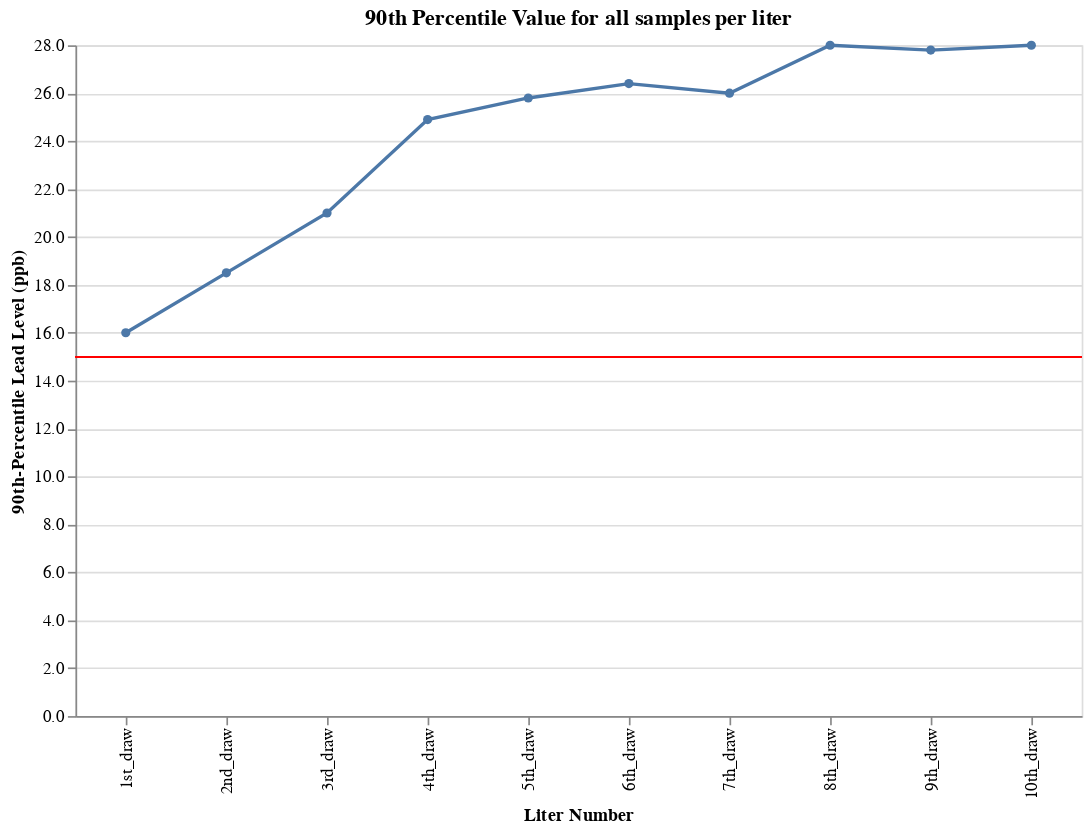

Notebook code for this chart:
### Markdown cell above
The 90th-percentile value is what the federal government uses to determine whether a utility is in compliance with the LCR. The 90th-percentile means that 10% of samples are above the 90th-percentile value and 90% of samples are below. So if the 90th-percentile value is 10 ppb, that means that 10% of lead samples were above 10 ppb. 

The chart below looks at the 90th-percentile value for each liter drawn from the tap. The 8th liter and 10th liter samples have the highest 90th-percentile values at 28ppb, nearly double the action level. 

The first liter has the lowest 90th-percentile lead level, so as long as cities use the first-liter sampling protocol, they may be using the lowest lead levels in all of their public policy work.

### Code cell
ninetieth_per_sample = pd.DataFrame(data = {"sample": num_cols,
                                            "90th_percentile": [df[df['draw_#'] == draw]['lead_concentration'].quantile(.9, interpolation='nearest') for draw in num_cols]})

horiline = alt.Chart().mark_rule(color='red').encode(
    y='a:Q'
)

base = alt.Chart(width=600, height=400,title='90th Percentile Value for all samples per liter').mark_line(point=True).encode(
    x=alt.X('sample:O',sort=num_cols, title='Liter Number'),
    y=alt.Y('90th_percentile:Q', axis=alt.Axis(tickCount=10, format='.1f'), title='90th-Percentile Lead Level (ppb)')
)


display(ninetieth_per_sample)
alt.layer(
    base, horiline,
    data=ninetieth_per_sample
).transform_calculate(a='15')

### Figure 1 — Vega-Lite specification as saved in the notebook (floating-point values rounded to 4 significant figures)
{"config": {"view": {"continuousWidth": 400, "continuousHeight": 300}}, "layer": [{"mark": {"type": "line", "point": true}, "encoding": {"x": {"type": "ordinal", "field": "sample", "sort": ["1st_draw", "2nd_draw", "3rd_draw", "4th_draw", "5th_draw", "6th_draw", "7th_draw", "8th_draw", "9th_draw", "10th_draw"], "title": "Liter Number"}, "y": {"type": "quantitative", "axis": {"format": ".1f", "tickCount": 10}, "field": "90th_percentile", "title": "90th-Percentile Lead Level (ppb)"}}, "height": 400, "title": "90th Percentile Value for all samples per liter", "width": 600}, {"mark": {"type": "rule", "color": "red"}, "encoding": {"y": {"type": "quantitative", "field": "a"}}}], "data": {"name": "data-15127c79d3a70b9873a90aca3976da67"}, "transform": [{"calculate": "15", "as": "a"}], "$schema": "https://vega.github.io/schema/vega-lite/v4.8.1.json", "datasets": {"data-15127c79d3a70b9873a90aca3976da67": [{"sample": "1st_draw", "90th_percentile": 16.0}, {"sample": "2nd_draw", "90th_percentile": 18.5}, {"sample": "3rd_draw", "90th_percentile": 21.0}, {"sample": "4th_draw", "90th_percentile": 24.9}, {"sample": "5th_draw", "90th_percentile": 25.8}, {"sample": "6th_draw", "90th_percentile": 26.4}, {"sample": "7th_draw", "90th_percentile": 26.0}, {"sample": "8th_draw", "90th_percentile": 28.0}, {"sample": "9th_draw", "90th_percentile": 27.8}, {"sample": "10th_draw", "90th_percentile": 28.0}]}}
